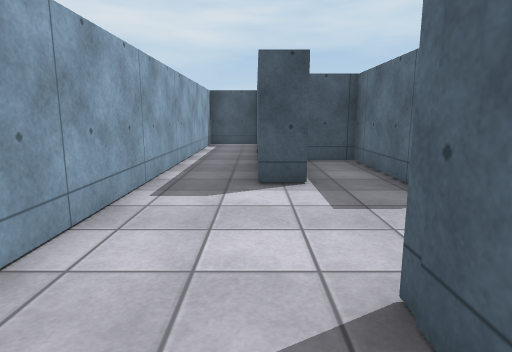
view 1 (above)

24 first-person views from a walk through a scene from a Unity 3-D project. The camera is 1.2 m above the floor, tilts 10° down and sees 75° across. The floor is counted in squares, 1.15 m on a side. Each view is taken from the middle of a square. On the plan, view 1 faces up. The plan holds only what a view shows up to about 13 squares ahead; the rest is blank. The player character is not drawn. Surface patterns are stand-ins for the level's own textures.

view 2
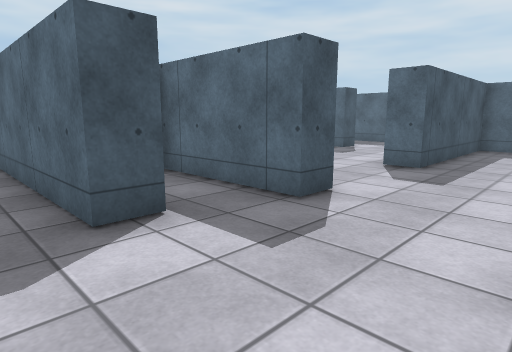

view 3
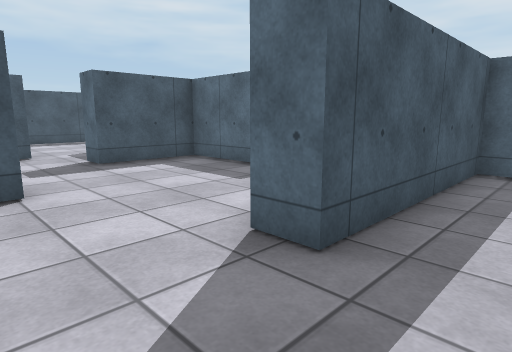

view 4
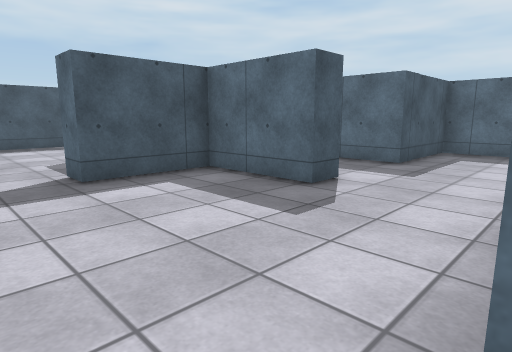

view 5
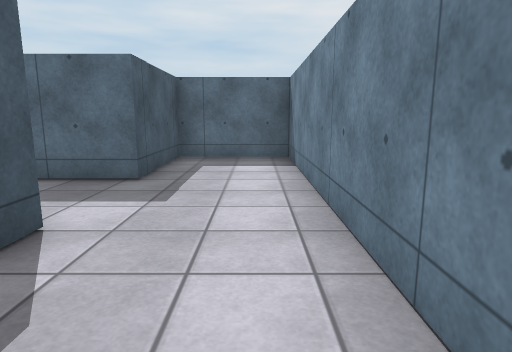

view 6
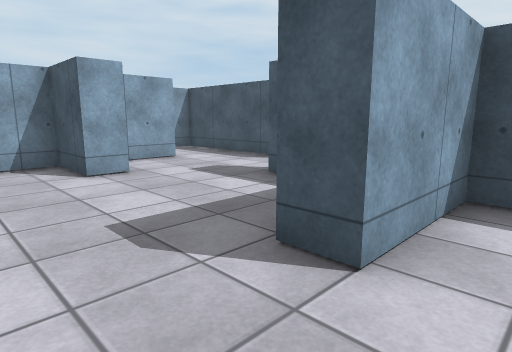

view 7
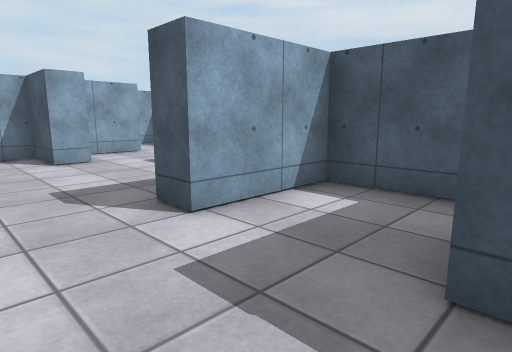

view 8
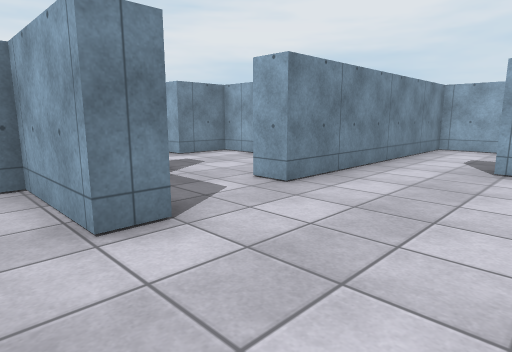

view 9
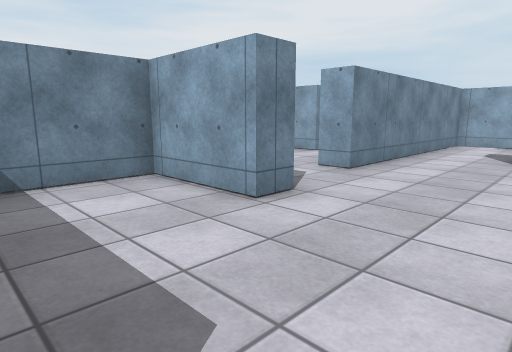

view 10
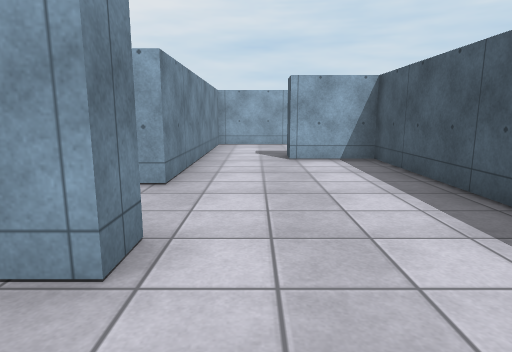

view 11
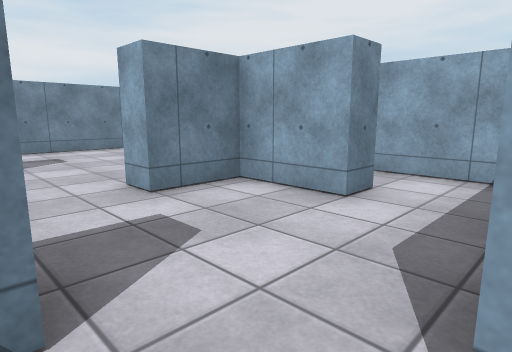

view 12
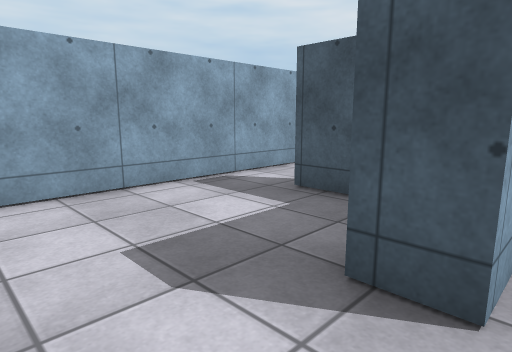

view 13
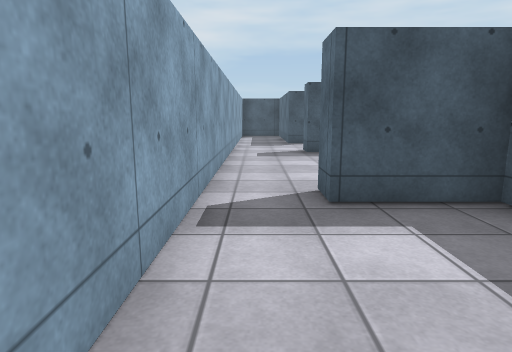

view 14
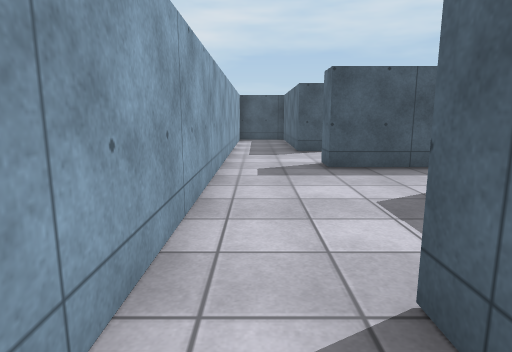

view 15
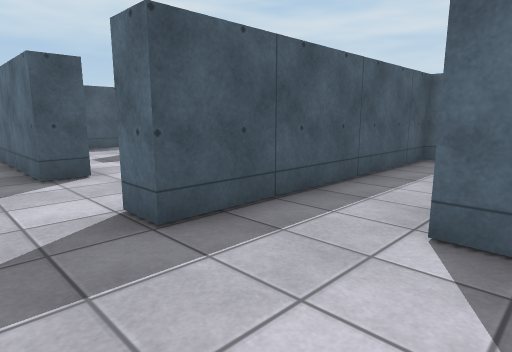

view 16
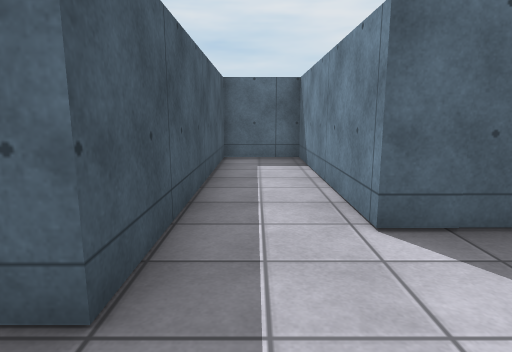

view 17
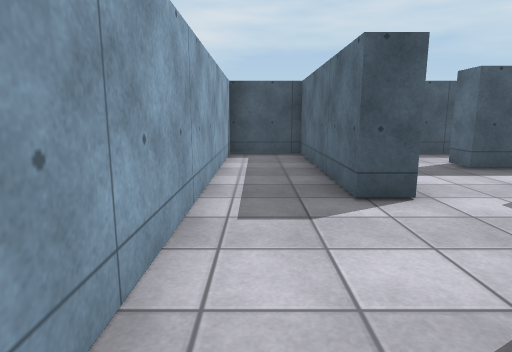

view 18
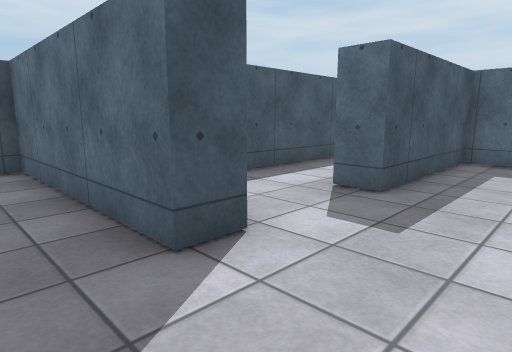

view 19
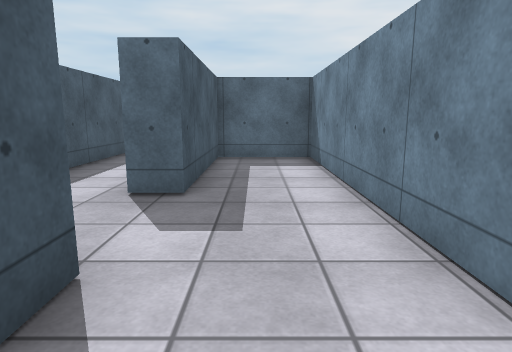

view 20
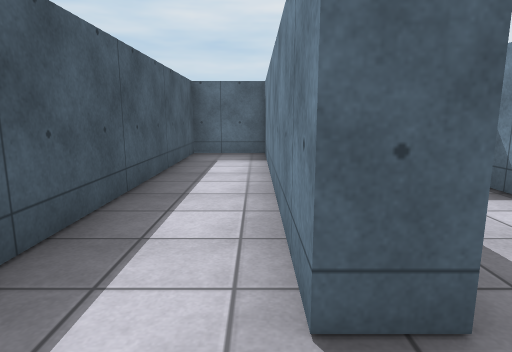

view 21
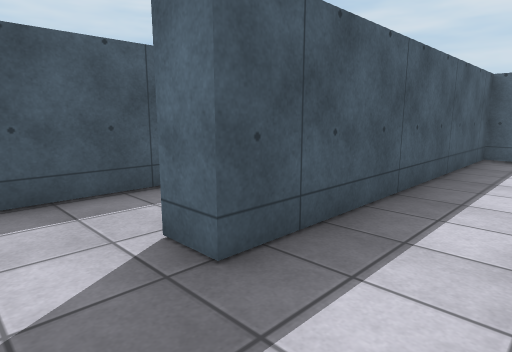

view 22
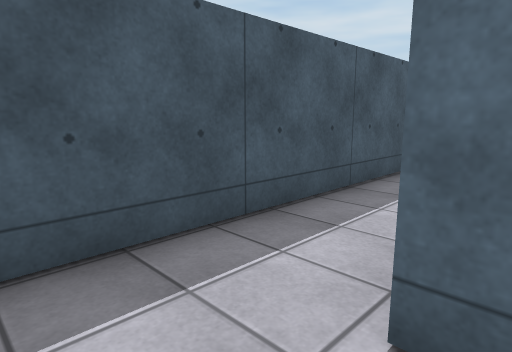

view 23
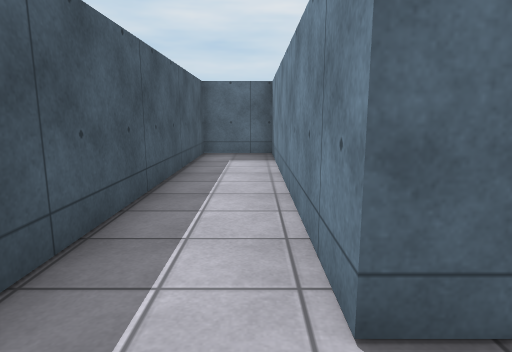

view 24
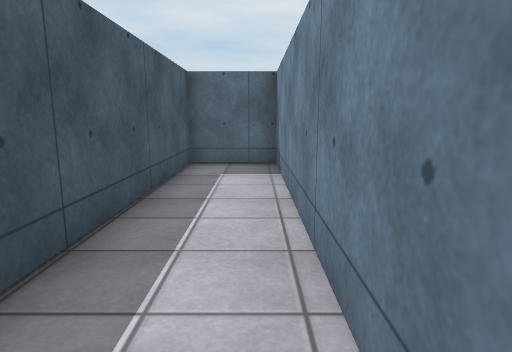

### Floor plan
Ten units are one square. View 1 is at (0, 0); x grows to the right and y downward. Boxes are objects, and circles mark ways between rooms. Rooms are numbered by the first view taken in them; rooms with no view inside come last. Other rooms are left out.
<svg viewBox="-22 -330 183 326">
<path fill="none" stroke="#000" d="M9 -52 -1 -52 -1 -101M21 -18 36 -18M8 -9 8 -19M32 -46 24 -46 24 -80 11 -80M1 -128 -17 -128 -17 -21M80 -51 105 -51M76 -44 61 -44 61 -52M100 -80 92 -80 92 -106 67 -106 67 -115M31 -108 31 -87 48 -87 48 -80 31 -80 31 -70M36 -18 51 -18M59 -128 35 -128M105 -51 156 -51 156 -80 125 -80 125 -98M120 -106 100 -106 100 -80M82 -140 90 -140 90 -114 114 -114M85 -179 27 -179 27 -158M25 -136 59 -136 59 -128M27 -158 19 -158M20 -179 -1 -179 -1 -188M-17 -186 -17 -136 25 -136M20 -206 20 -219 76 -219 76 -238 5 -238 5 -246M-17 -245 -17 -186M11 -272 3 -272 3 -325 -17 -325 -17 -245M8 -246 76 -246 76 -270 34 -270 34 -277 116 -277 116 -298 34 -298 34 -305M34 -305 116 -305 116 -325 22 -325M22 -108 31 -108M35 -128 8 -128 8 -100"/>
<circle cx="30" cy="-35" r="3" fill="#2a7"/>
<circle cx="95" cy="-65" r="3" fill="#2a7"/>
<circle cx="70" cy="-127" r="3" fill="#2a7"/>
<circle cx="30" cy="-115" r="3" fill="#2a7"/>
<circle cx="20" cy="-145" r="3" fill="#2a7"/>
<circle cx="-10" cy="-180" r="3" fill="#2a7"/>
<circle cx="-5" cy="-240" r="3" fill="#2a7"/>
<circle cx="25" cy="-300" r="3" fill="#2a7"/>
<text x="0" y="-40">1</text>
<text x="60" y="-70">2</text>
<text x="120" y="-70">3</text>
<text x="80" y="-150">4</text>
<text x="0" y="-160">5</text>
<text x="10" y="-220">6</text>
<text x="30" y="-280">7</text>
<text x="60" y="-320">8</text>
<text x="20" y="-110">9</text>
</svg>
Room 1 opens to room 2. Room 2 opens to room 3. Room 2 opens to room 4. Room 2 opens to room 9. Room 4 opens to room 5. Room 5 opens to room 6. Room 6 opens to room 7. Room 7 opens to room 8.

Where each view was taken, in squares from view 1:
view 1: 0 up, 0 right, facing up
view 2: 2 up, 1 left, facing up-right
view 3: 3 up, 4 right, facing up-right
view 4: 5 up, 5 right, facing up-right
view 5: 6 up, 7 right, facing right
view 6: 6 up, 11 right, facing up-left
view 7: 6 up, 13 right, facing up-left
view 8: 17 up, 10 right, facing down-left
view 9: 17 up, 12 right, facing down-left
view 10: 15 up, 11 right, facing left
view 11: 13 up, 7 right, facing down-left
view 12: 14 up, 3 right, facing up-left
view 13: 14 up, 1 left, facing up
view 14: 17 up, 1 left, facing up
view 15: 21 up, 1 left, facing up-right
view 16: 23 up, 1 left, facing right
view 17: 23 up, 1 left, facing up
view 18: 25 up, 1 left, facing up-right
view 19: 26 up, 1 left, facing right
view 20: 28 up, 2 right, facing right
view 21: 28 up, 2 right, facing up-right
view 22: 30 up, 2 right, facing up-right
view 23: 31 up, 2 right, facing right
view 24: 31 up, 4 right, facing right
